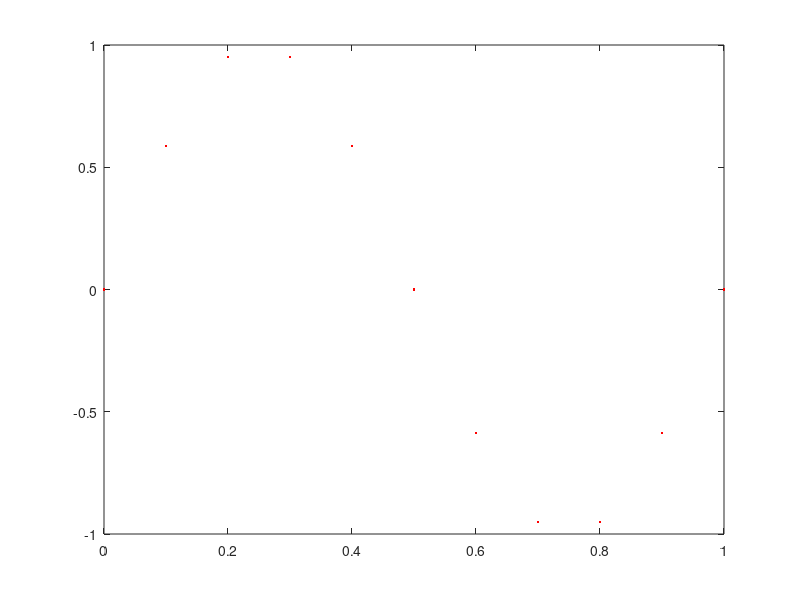
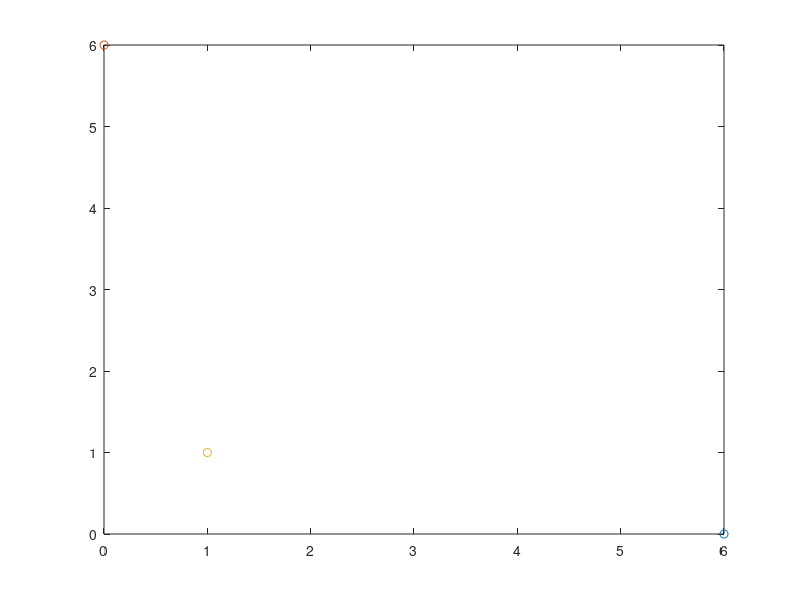

Write MATLAB code to recreate these figures, in order. (Note: this script raises an error after producing the figures.)
x=0:.1:1;
y=@(x) sin(2.*pi.*x);
figure(1);
plot(x,y(x),'r.');
figure(2);
plot(6,0,'o',0,6,'o',1,1,'o');
hold on;
p = nsidedpoly(3, 'Center', [1 ,1], 'SideLength', 1);
pgon = polyshape([6 0 1],[0 6 1]);
plot(pgon);
hold off;
A=[6 0]; B=[0 6]; C=[1 1];
AB=distance(A,B)
BC=distance(B,C)
CA=distance(C,A)
s=(A+B+C)/2;
Area=sqrt(s.*(s-A).*(s-B).*(s-C))